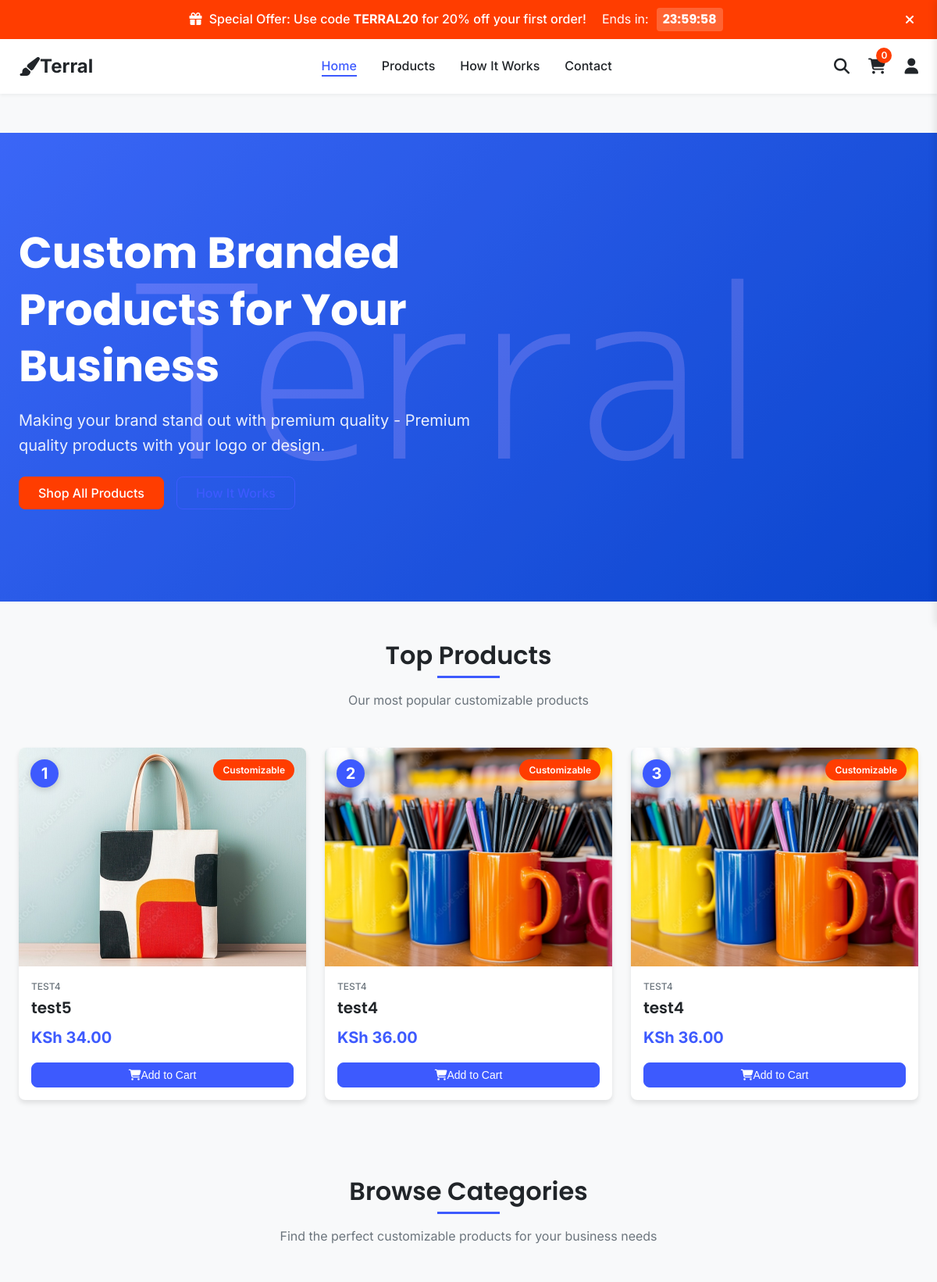
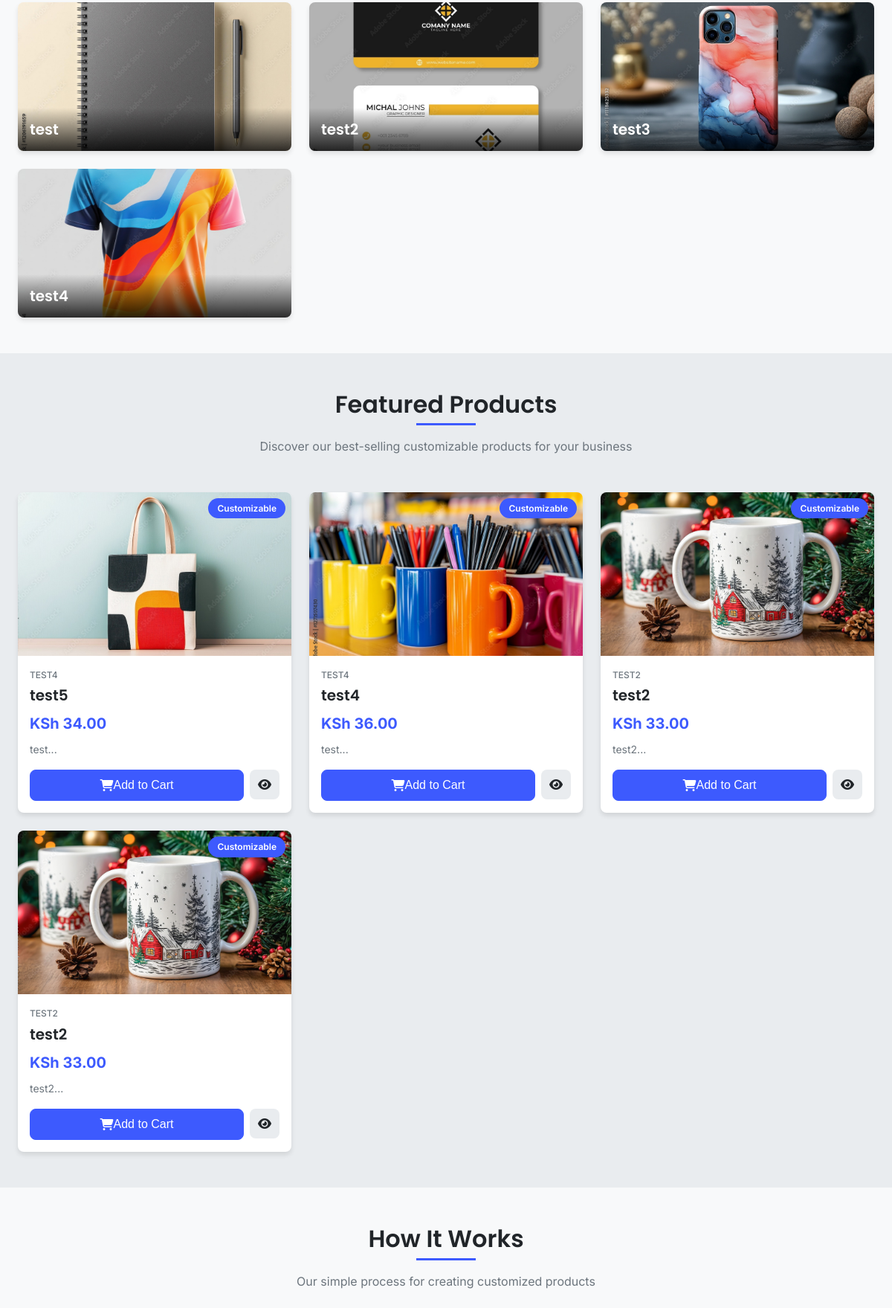
/modern-index.php (upper part), run on the app's committed database (2 pictures, top to bottom).
### tables this page shows
CREATE TABLE `products` (
  `id` int(11) NOT NULL,
  `name` varchar(255) NOT NULL,
  `description` text DEFAULT NULL,
  `category_id` int(11) DEFAULT NULL,
  `price` decimal(10,2) NOT NULL,
  `stock` int(11) NOT NULL DEFAULT 0,
  `image` varchar(255) DEFAULT NULL,
  `is_customizable` tinyint(1) NOT NULL DEFAULT 0,
  `status` enum('active','inactive','out_of_stock') NOT NULL DEFAULT 'active',
  `sku` varchar(100) DEFAULT NULL,
  `weight` decimal(10,2) DEFAULT NULL,
  `dimensions` varchar(100) DEFAULT NULL,
  `created_at` timestamp NOT NULL DEFAULT current_timestamp(),
  `updated_at` timestamp NOT NULL DEFAULT current_timestamp() ON UPDATE current_timestamp()
);

CREATE TABLE `categories` (
  `id` int(11) NOT NULL,
  `name` varchar(100) NOT NULL,
  `description` text DEFAULT NULL,
  `image` varchar(255) DEFAULT NULL,
  `created_at` timestamp NOT NULL DEFAULT current_timestamp(),
  `updated_at` timestamp NOT NULL DEFAULT current_timestamp() ON UPDATE current_timestamp()
);

### modern-index.php (the view, shortened to what this page needs)
<?php
$site_name = 'Terral';
$featured_products = [];
$categories = [];
$store_info = [
    'tagline' => 'Making your brand stand out with premium quality',
    'phone' => '+254 712 345 678',
    'email' => 'info@terral.co.ke',
    'address' => 'Nairobi, Kenya'
];
try {
    $database = new Database();
    $conn = $database->getConnection();
    $query = "SELECT p.*, c.name as category_name
              FROM products p
              LEFT JOIN categories c ON p.category_id = c.id
              WHERE p.status = 'active' OR p.status = 'featured'
              ORDER BY p.created_at DESC
              LIMIT 8";
    $stmt = $conn->prepare($query);
    $stmt->execute();
    if ($stmt->rowCount() > 0) {
        $featured_products = $stmt->fetchAll(PDO::FETCH_ASSOC);
    }
    $query = "SELECT * FROM categories ORDER BY name";
    $stmt = $conn->prepare($query);
    $stmt->execute();
    if ($stmt->rowCount() > 0) {
        $categories = $stmt->fetchAll(PDO::FETCH_ASSOC);
    }
} catch (PDOException $e) {
    $error_message = 'Database error: ' . $e->getMessage();
}
?>
<!DOCTYPE html>
<html lang="en">
<head>
    <link rel="stylesheet" href="https://cdnjs.cloudflare.com/ajax/libs/font-awesome/6.4.0/css/all.min.css">
    <link rel="stylesheet" href="/Terral/assets/css/modern-theme.css">
</head>
<body>
    <div class="promo-banner">
        <div class="container">
            <div class="promo-content">
                <span class="promo-text"><i class="fas fa-gift"></i> Special Offer: Use code <strong>TERRAL20</strong> for 20% off your first order!</span>
                <div class="promo-countdown" id="promo-countdown">
                    <span class="countdown-text">Ends in:</span>
                    <span class="countdown-timer" id="countdown-timer">23:59:59</span>
                </div>
            </div>
            <button class="promo-close" id="promo-close"><i class="fas fa-times"></i></button>
        </div>
    </div>
    <header class="navbar">
        <div class="container">
            <a href="index.php" class="navbar-brand">
                <i class="fas fa-paint-brush"></i> <?php echo htmlspecialchars($site_name); ?>
            </a>
            <ul class="navbar-nav">
                <li class="nav-item">
                    <a href="index.php" class="nav-link active">Home</a>
                </li>
                <li class="nav-item">
                    <a href="all-products.php" class="nav-link">Products</a>
                </li>
                <li class="nav-item">
                    <a href="#how-it-works" class="nav-link">How It Works</a>
                </li>
                <li class="nav-item">
                    <a href="#contact" class="nav-link">Contact</a>
                </li>
            </ul>
            <div class="navbar-icons">
                <a href="#" class="navbar-icon" id="search-toggle">
                    <i class="fas fa-search"></i>
                </a>
                <a href="#" class="navbar-icon cart-icon" id="cart-toggle">
                    <i class="fas fa-shopping-cart"></i>
                    <span class="cart-count">0</span>
                </a>
                <a href="<?php echo isset($_SESSION['user_id']) ? 'account.php' : 'login.php'; ?>" class="navbar-icon">
                    <i class="fas fa-user"></i>
                </a>
            </div>
        </div>
    </header>
    <main class="main-content">
        <section class="hero">
            <div class="container">
                <div class="hero-content">
                    <h1>Custom Branded Products for Your Business</h1>
                    <p><?php echo htmlspecialchars($store_info['tagline']); ?> - Premium quality products with your logo or design.</p>
                    <div class="hero-buttons">
                        <a href="all-products.php" class="btn btn-secondary">Shop All Products</a>
                        <a href="#how-it-works" class="btn btn-outline">How It Works</a>
                    </div>
                </div>
            </div>
        </section>
        <section class="section">
            <div class="container">
                <div class="section-header">
                    <h2>Top Products</h2>
                    <p>Our most popular customizable products</p>
                </div>
                <div class="top-products">
                    <?php
                    $top_products_query = "SELECT p.*, c.name as category_name
                                          FROM products p
                                          LEFT JOIN categories c ON p.category_id = c.id
                                          WHERE p.status = 'active' OR p.status = 'featured'
                                          ORDER BY p.id DESC
                                          LIMIT 3";
                    $stmt = $conn->prepare($top_products_query);
                    $stmt->execute();
                    if ($stmt->rowCount() > 0) {
                        $top_products = $stmt->fetchAll(PDO::FETCH_ASSOC);
                        ?>
                        <div class="top-products-grid">
                            <?php foreach ($top_products as $index => $product): ?>
                            <div class="top-product-card">
                                <div class="top-product-image">
                                    <a href="product-detail.php?id=<?php echo $product['id']; ?>">
                                        <img
                                            src="<?php echo $product['image_url']; ?>"
                                            alt="<?php echo htmlspecialchars($product['name']); ?>"
                                        >
                                    </a>
                                    <div class="top-product-number"><?php echo $index + 1; ?></div>
                                    <?php if ($product['is_customizable']): ?>
                                    <span class="top-product-badge">Customizable</span>
                                    <?php endif; ?>
                                </div>
                                <div class="top-product-info">
                                    <?php if (!empty($product['category_name'])): ?>
                                    <div class="top-product-category"><?php echo htmlspecialchars($product['category_name']); ?></div>
                                    <?php endif; ?>
                                    <h3 class="top-product-name">
                                        <a href="product-detail.php?id=<?php echo $product['id']; ?>">
                                            <?php echo htmlspecialchars($product['name']); ?>
                                        </a>
                                    </h3>
                                    <div class="top-product-price">KSh <?php echo number_format($product['price'], 2); ?></div>
                                    <button class="btn btn-primary btn-sm add-to-cart"
                                            data-id="<?php echo $product['id']; ?>"
                                            data-name="<?php echo htmlspecialchars($product['name']); ?>"
                                            data-price="<?php echo $product['price']; ?>"
                                            data-image="<?php echo $product['image_url']; ?>">
                                        <i class="fas fa-shopping-cart"></i> Add to Cart
                                    </button>
                                </div>
                            </div>
                            <?php endforeach; ?>
                        </div>
                        <?php
                    }
                    ?>
                </div>
            </div>
        </section>
        <section class="section">
            <div class="container">
                <div class="section-header">
                    <h2>Browse Categories</h2>
                    <p>Find the perfect customizable products for your business needs</p>
                </div>
                <div class="categories-grid">
                    <?php foreach ($categories as $category): ?>
                    <a href="all-products.php?category=<?php echo urlencode($category['name']); ?>" class="category-card">
                        <img
                            src="<?php echo !empty($category['image']) ? $category['image'] : 'api/uploads/categories/placeholder.jpg'; ?>"
                            alt="<?php echo htmlspecialchars($category['name']); ?>"
                            class="category-image"
                        >
                        <div class="category-overlay">
                            <h3 class="category-name"><?php echo htmlspecialchars($category['name']); ?></h3>
                        </div>
                    </a>
                    <?php endforeach; ?>
                </div>
            </div>
        </section>
        <?php if (!empty($featured_products)): ?>
        <section class="section" style="background-color: var(--light-2);">
            <div class="container">
                <div class="section-header">
                    <h2>Featured Products</h2>
                    <p>Discover our best-selling customizable products for your business</p>
                </div>
                <div class="products-grid">
                    <?php foreach ($featured_products as $product): ?>
                    <article class="product-card">
                        <div class="product-img-container">
                            <a href="product-detail.php?id=<?php echo $product['id']; ?>">
                                <img
                                    src="<?php echo $product['image_url']; ?>"
                                    alt="<?php echo htmlspecialchars($product['name']); ?>"
                                    class="product-img"
                                >
                            </a>
                            <?php if ($product['is_customizable']): ?>
                            <span class="product-badge">Customizable</span>
                            <?php endif; ?>
                        </div>
                        <div class="product-info">
                            <?php if (!empty($product['category_name'])): ?>
                            <div class="product-category"><?php echo htmlspecialchars($product['category_name']); ?></div>
                            <?php endif; ?>
                            <h3 class="product-name">
                                <a href="product-detail.php?id=<?php echo $product['id']; ?>">
                                    <?php echo htmlspecialchars($product['name']); ?>
                                </a>
                            </h3>
                            <div class="product-price">KSh <?php echo number_format($product['price'], 2); ?></div>
                            <p class="product-desc"><?php echo htmlspecialchars(substr($product['description'], 0, 100) . '...'); ?></p>
                            <div class="product-actions">
                                <button class="btn btn-primary add-to-cart"
                                        data-id="<?php echo $product['id']; ?>"
                                        data-name="<?php echo htmlspecialchars($product['name']); ?>"
                                        data-price="<?php echo $product['price']; ?>"
                                        data-image="<?php echo $product['image_url']; ?>">
                                    <i class="fas fa-shopping-cart"></i> Add to Cart
                                </button>
                                <a href="product-detail.php?id=<?php echo $product['id']; ?>" class="quick-view">
                                    <i class="fas fa-eye"></i>
                                </a>
                            </div>
                        </div>
                    </article>
                    <?php endforeach; ?>
                </div>
            </div>
        </section>
        <?php endif; ?>
        <section class="section" id="how-it-works">
            <div class="container">
                <div class="section-header">
                    <h2>How It Works</h2>
                    <p>Our simple process for creating customized products</p>
                </div>
            </div>
        </section>
    </main>
</body>
</html>

### data on the page
products: shows a picture, is_customizable "Customizable", category.name "TEST4", name "test5", price "34.00", description "test..."
products: shows a picture, is_customizable "Customizable", category.name "TEST4", name "test4", price "36.00", description "test..."
categories: image+name (picture), name "test"
categories: image (picture), name "test2"
categories: image (picture), name "test3"
categories: image (picture), name "test4"
products: shows a picture, is_customizable "Customizable", category.name "TEST2", name "test2", price "33.00", description "test2..."

### other printed values
$site_name "Terral"
$store_info['tagline'] "Making your brand stand out with premium quality"
